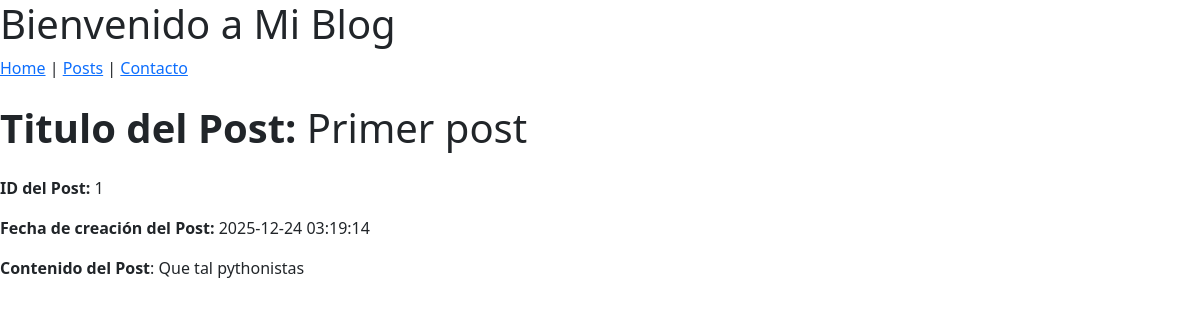
/post/1, run on the app's committed database.
### tables this page shows
CREATE TABLE posts (
    id INTEGER PRIMARY KEY AUTOINCREMENT,
    created TIMESTAMP NOT NULL DEFAULT CURRENT_TIMESTAMP,
    title TEXT NOT NULL,
    content TEXT NOT NULL
);

### app.py (the view)
@app.route('/post/<int:post_id>', methods=['GET'])
def get_one_post(post_id):
    conn = get_db_connection()
    post_data = conn.execute('SELECT * FROM posts WHERE id = ?', (post_id,)).fetchone()
    conn.close()
    if post_data is None:
        abort(404)
    return render_template('post/post.html', post=post_data)

### app.py (called while the page is built)
def get_db_connection():
    conn = sqlite3.connect('database.db')
    conn.row_factory = sqlite3.Row
    return conn

### templates/post/post.html (shortened to what this page needs)
{% extends 'base.html' %}
{% block content %}
<h1 class="my-4"><strong>Titulo del Post:</strong> {{ post['title'] }}</h1>
<p><strong>ID del Post:</strong> {{ post['id'] }}</p>
<p><strong>Fecha de creación del Post:</strong> {{ post['created'] }}</p>
<p class="mb-4"><strong>Contenido del Post</strong>: {{ post['content'] }}</p>
{% endblock %}

### data on the page
posts: title "Primer post", id "1", created "2025-12-24 03:19:14", content "Que tal pythonistas"
